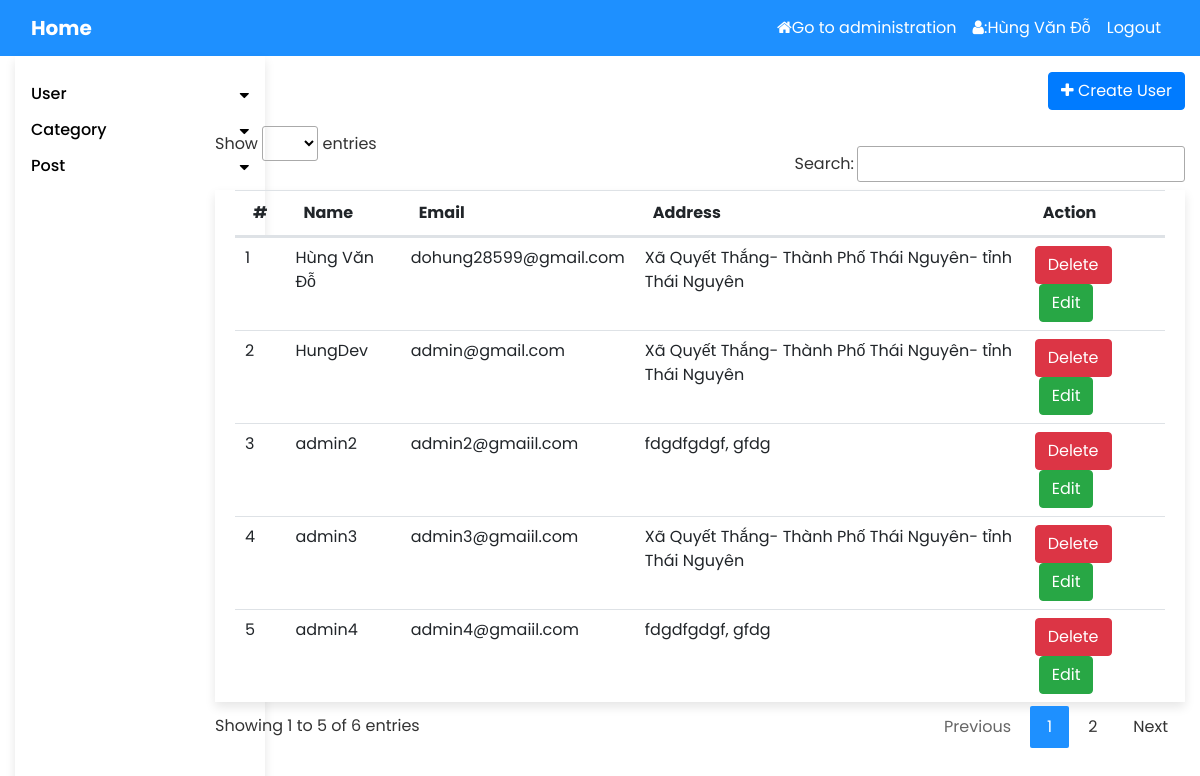
Screenshot of /auth/listuser (signed in) with the database file from the repository.
### tables this page shows
CREATE TABLE `users` (
  `id` int(11) NOT NULL,
  `username` varchar(255) NOT NULL,
  `password` varchar(255) NOT NULL,
  `name` varchar(255) NOT NULL,
  `email` varchar(255) NOT NULL,
  `address` varchar(255) NOT NULL,
  `permision` int(11) NOT NULL DEFAULT 0
);

### mvc/core/Controller.php (called while the page is built, shortened)
<?php
    class Controller{
        public function model($model){
            return new $model;
        }
        public function view($view, $data=[] ){
            require_once("./mvc/views/".$view.".php");
        }
    }
?>

### mvc/core/App.php (called while the page is built, shortened)
<?php
    class App
    {
        protected $action = "home";
        function __construct(){
            $arr =  $this->UrlProcess();
            if(isset($arr[0])){
                if(file_exists("./mvc/controllers/".$arr[0].".php")){
                    $this->controller = $arr[0];
                    unset($arr[0]);
                }
            }
            $this->controller = new $this->controller;
            if(isset($arr[1]))
            {
                if(method_exists( $this->controller , $arr[1])){
                    $this->action = $arr[1];
                }
                unset($arr[1]);
            }
            $this->params = $arr?array_values($arr):[];
            call_user_func_array([$this->controller,$this->action],$this->params);
        }
        function UrlProcess(){
            if( isset($_GET['url']) )
            {
                return explode("/",filter_var( trim($_GET['url'], "/" ))) ;
            }
        }
    }
?>

### index.php (called while the page is built, shortened)
<?php
    $myApp = new App();
?>

### mvc/core/DB.php (called while the page is built, shortened)
<?php
class DB{
    protected $servername = "localhost";
    protected $username = "root";
    protected $password = "";
    function __construct(){
        $this->con = mysqli_connect($this->servername, $this->username, $this->password);
    }
}
?>

### mvc/models/UserModel.php (called while the page is built, shortened)
<?php
    class UserModel extends DB{
        public function getALL(){
            $qr = "SELECT * FROM users";
            return mysqli_query($this->con, $qr);
        }
    }
?>

### mvc/views/admin/auth/list_user.php (the view)
<table class="table " style="padding:0px 20px;" id="table_user" data-page-length='5'>
    <div class=" d-flex justify-content-end">
        <a href="auth/register" class="my-3 btn btn-primary "><i class="fa fa-plus"></i> Create User</a>
    </div>
    <thead>
        <tr>
            <th scope="col">#</th>
            <th scope="col">Name</th>
            <th scope="col">Email</th>
            <th scope="col">Address</th>
            <th scope="col">Action</th>
        </tr>
    </thead>
    <tbody>
        <?php
            if(mysqli_num_rows($data["listUser"]) > 0)
            {
                $i = 1;
                while($row = mysqli_fetch_array($data["listUser"]))
                {
                    echo "<tr>";
                        echo "<td>" . $i++. "</td>";
                        echo "<td>" . $row["name"] . "</td>";
                        echo "<td>" . $row["email"] . "</td>";
                        echo "<td>" . $row["address"] . "</td>";
                        echo '<td>
                            <a onclick="return confirm(\'Are you sure delete this user ?\')" href="auth/deleteUser/'. $row["id"] .' " class="btn btn-danger">Delete
                            <a href="auth/edituser/' . $row["id"] .'" class="btn btn-success ml-1">Edit
                            </td>
                        ';
                    echo "</tr>";
                }
            }
            else{
                echo '<td>No result. <a href="auth/register">Create New User</a> </td>';
            }
        ?>
    </tbody>
</table>

### public/css/style.css (style rules this page uses)
* { padding:0px; margin:0px; }
body { font-family: "Poppins", sans-serif; }
.table { margin-left: 10px; box-shadow: 0px 5px 10px rgb(0 0 0 / 10%); }

### public/css/datatables.css (style rules this page uses)
table.dataTable { width: 100%; margin: 0 auto; clear: both; border-collapse: separate; border-spacing: 0; }
table.dataTable thead th, table.dataTable tfoot th { font-weight: bold; }
table.dataTable thead th, table.dataTable thead td { padding: 10px 18px; }
table.dataTable thead .sorting, table.dataTable thead .sorting_asc, table.dataTable thead .sorting_desc, table.dataTable thead .sorting_asc_disabled, table.dataTable thead .sorting_desc_disabled { cursor: pointer; *cursor: hand; background-repeat: no-repeat; background-position: center right; }
table.dataTable thead .sorting { background-image: url("DataTables-1.11.3/images/sort_both.png"); }
table.dataTable thead .sorting_asc { background-image: url("DataTables-1.11.3/images/sort_asc.png") !important; }
table.dataTable tbody tr { background-color: #ffffff; }
table.dataTable tbody th, table.dataTable tbody td { padding: 8px 10px; }
table.dataTable th, table.dataTable td { box-sizing: content-box; }

### rows the page displays
users: name "Hùng Văn Đỗ", email "dohung28599@gmail.com", address "Xã Quyết Thắng- Thành Phố Thái Nguyên- tỉnh Thái Nguyên"
users: name "HungDev", email "admin@gmail.com", address "Xã Quyết Thắng- Thành Phố Thái Nguyên- tỉnh Thái Nguyên"
users: name "admin2", email "admin2@gmaiil.com", address "fdgdfgdgf, gfdg"
users: name "admin3", email "admin3@gmaiil.com", address "Xã Quyết Thắng- Thành Phố Thái Nguyên- tỉnh Thái Nguyên"
users: name "admin4", email "admin4@gmaiil.com", address "fdgdfgdgf, gfdg"

### other values shown
$_SESSION['name'] "Hùng Văn Đỗ"
